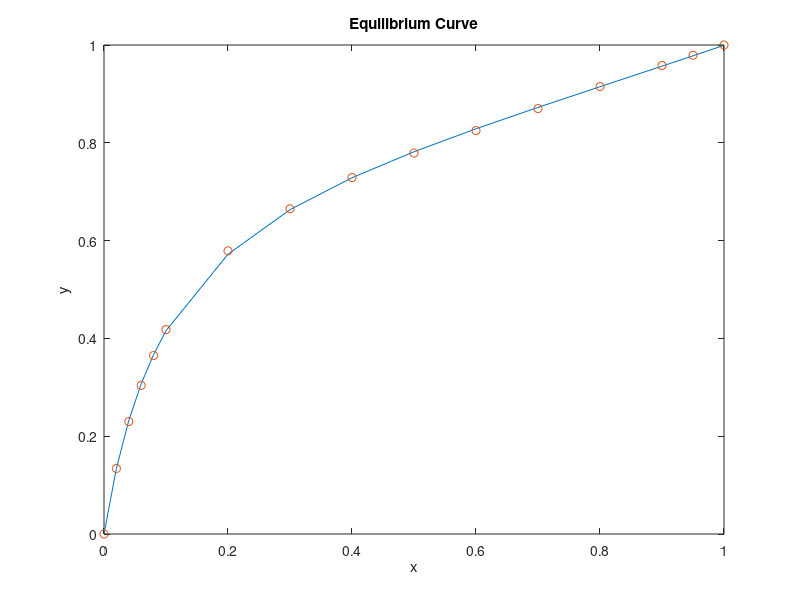
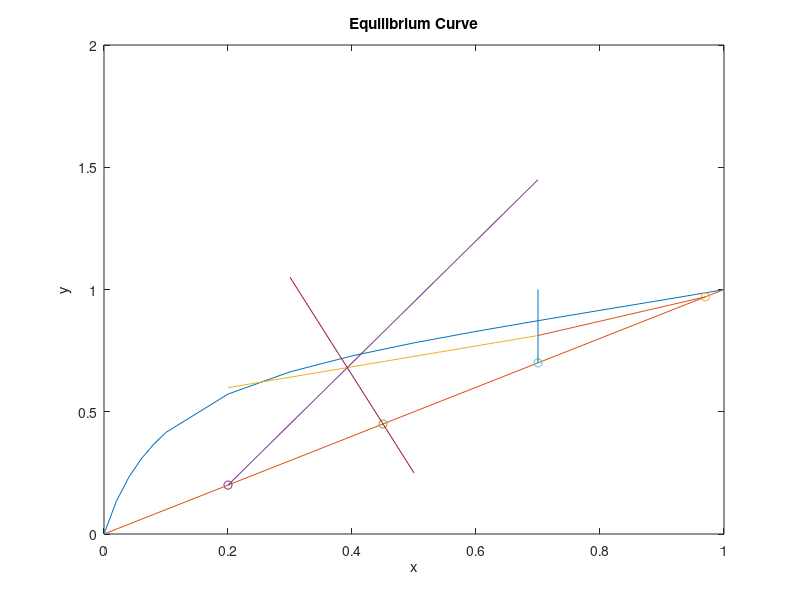

Write MATLAB code to recreate these figures, in order. (Note: this script raises an error after producing the figures.)
clear all	
	
% Question 1	
	
xdata=[0 0.02 0.04 0.06 0.08 0.10 0.20 0.30 0.40 0.50 0.60 0.70 0.80 0.90 0.95 1.0]	
ydata=[0 0.134 0.23 0.304 0.365 0.418 0.579 0.665 0.729 0.779 0.825 0.87 0.915 0.958 0.979 1]	
	
x0=[1 1 1]	
fun = @(x,xdata) (x(1).*xdata)./(1+x(2).*xdata+x(3).*xdata.*xdata)	
p = lsqcurvefit(fun,x0,xdata,ydata)	
	
y_fitted=(p(1).*xdata)./(1+p(2).*xdata+p(3).*xdata.*xdata)	
	
figure	
plot(xdata, y_fitted)	
hold on	
plot(xdata,ydata,'o')	
xlabel('x')	
ylabel('y')	
title('Equilibrium Curve')	
	
% Q3	
	
z=0.45	
F=500	
q=0.8	
	
x_d=0.97	
x_w=0.2	
	
S=50	
x_s=0.70	
q_s=1	
	
D=(F*z-F*x_w-S*x_s+S*x_w)/(x_d-x_w)	
W=F-D-S	
	
% Feed Line	
x_data=linspace(0.3,0.5,10)	
y_feed=x_data*(q/(q-1))-z/(q-1)	
	
figure	
plot(xdata, y_fitted)	
hold on	
plot(xdata,xdata)	
plot(x_d, x_d, 'o')	
plot(x_w, x_w, 'o')	
plot(z, z, 'o')	
plot(x_s, x_s, 'o')	
plot(x_data,y_feed)	
	
xlabel('x')	
ylabel('y')	
title('Equilibrium Curve')	
	
% Q5	
	
plot(x_s*ones(10,1),linspace(0.7,1,10))	
	
% Q6	
y_intersect=(p(1).*x_s)./(1+p(2).*x_s+p(3).*x_s.*x_s)	
	
m=(x_d-y_intersect)/(x_d-x_s)	
R_min=m/(1-m)	
	
R_actual=2.5*R_min	
	
% Q7	
	
V1 = (R_actual+1)*D	
L1 = R_actual*D	
x_val = linspace(0.97,0.7,10)	
y_val = (L1/V1)*x_val+x_d/(R_actual+1)	
	
plot(x_val,y_val)	
	
x_val1=linspace(0.2,0.7,10)	
y_val1=((L1-S)/V1)*x_val1+(x_d*D+S*x_s)/V1	
	
plot(x_val1, y_val1)	
	
L3 = F*q+L1-S	
V3=(q-1)*F+V1	
y_val2=(L3/V3)*x_val1-W*x_w/V3	
	
plot(x_val1, y_val2)	
	






slope_1 = r/(r+1)	
slope_2 = m	
slope_3 = l_bar*x/(l_bar-w)	
	
x_int_1 = xs	
y_int_1 = r*x_int_1/(r+1) + xd/(r+1)	
x_int_2 = 0.3958	
y_int_2 = l_bar*x_int_2/(l_bar - w) - w*xw/(l_bar-w)	
	
X_1 = .97	
Y_1 = .97	
nt = -1	
while(X_1 >= x_int_1)	
    X_old = X_1	
    Y_old = Y_1	
    Y_1 = y_int_1 + (X_1 -x_int_1)*slope_1	
    X_1 = fsolve(@(X) Y_1 - para(1)*X/(1+para(2)*X + para(3)*X^2) , 0)	
   	
    nt = nt + 1	
    line([X_old X_old],[Y_old Y_1])	
    line([X_old X_1],[Y_1 Y_1])	
end	
	
	
while(X_1 >= x_int_2)	
    X_old = X_1	
    Y_old = Y_1	
    Y_1 = y_int_2 + (X_1 -x_int_2)*slope_2	
    X_1 = fsolve(@(X) Y_1 - para(1)*X/(1+para(2)*X + para(3)*X^2) , 0)	
   	
    nt = nt + 1	
    line([X_old X_old],[Y_old Y_1])	
    line([X_old X_1],[Y_1 Y_1])	
end	
	
	
	
while(X_1 >= xw)	
    X_old = X_1	
    Y_old = Y_1	
    Y_1 = y_int_2 + (X_1 -x_int_2)*slope_3	
    X_1 = fsolve(@(X) Y_1 - para(1)*X/(1+para(2)*X + para(3)*X^2) , 0)	
   	
    nt = nt + 1	
    line([X_old X_old],[Y_old Y_1])	
    line([X_old X_1],[Y_1 Y_1])	
end	
